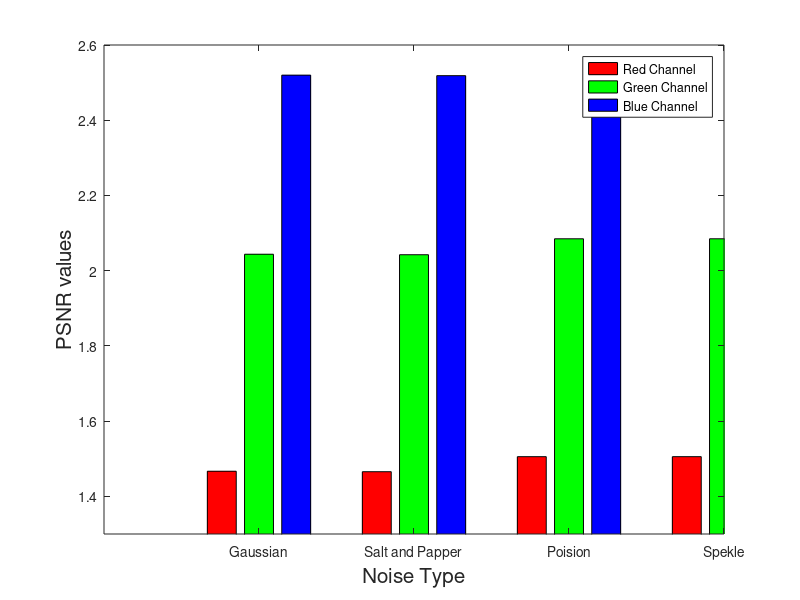

The MATLAB source for this figure:
clear all
clc
X = [ 1; 2; 3; 4 ];
Y = [ 1.466861787736914 2.043761544794968 2.519878773860231; ...
      1.465637105754779 2.042463122348988 2.518519592381545; ...
      1.505616180916992 2.084841790860809 2.562899798769540; ...
      1.505631890746136 2.084858469610515 2.562917239376476; ...
    ];


Z = bar(X,Y);
set(Z(1), 'Facecolor','r')
set(Z(2), 'Facecolor','g')
set(Z(3), 'Facecolor','b')
xticks(1:4);
xticklabels({'Gaussian','Salt and Papper','Poision', 'Spekle'});
xlabel( 'Noise Type', 'FontSize',15 )
ylabel( 'PSNR values','FontSize',15 )
legend({'Red Channel', 'Green Channel', 'Blue Channel'});
axis([0, 4, 1.3, 2.6]);